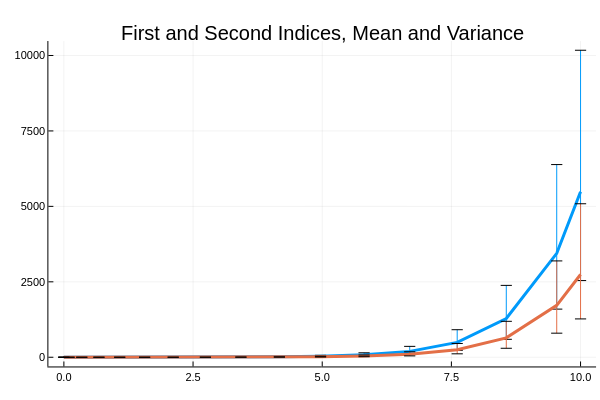

The notebook cell saved with this chart:
### Code cell
plot(summ, idxs = [1, 2], error_style = :bars, title = "First and Second Indices, Mean and Variance")

### Figure 1 — Plotly figure (JSON) as saved in the notebook; plotly's stock layout.template omitted (floating-point values rounded to 4 significant figures)
{"data": [{"colorbar": {"title": ""}, "hoverinfo": "text", "legendgroup": "y1", "line": {"color": "rgba(0, 154, 250, 1.000)", "dash": "solid", "shape": "linear", "width": 3}, "mode": "lines", "name": "y1", "showlegend": true, "text": [null, null, null, null, null, null, null, null, null, null, null, null, null, null, null, null, null], "type": "scatter", "x": [0, 0.09976, 0.3461, 0.6784, 1.081, 1.563, 2.116, 2.739, 3.426, 4.171, 4.967, 5.81, 6.694, 7.612, 8.562, 9.539, 10], "xaxis": "x1", "y": [0.2255, 0.2494, 0.3198, 0.4474, 0.6715, 1.093, 1.911, 3.587, 7.176, 15.23, 34.04, 79.73, 194.6, 492.2, 1284.0, 3444.0, 5487.0], "yaxis": "y1", "zmax": 0.1, "zmin": -0.1}, {"colorbar": {"title": ""}, "hoverinfo": "text", "legendgroup": "", "line": {"color": "rgba(0, 154, 250, 1.000)", "dash": "solid", "shape": "linear", "width": 1}, "marker": {"color": "rgba(0, 154, 250, 1.000)", "line": {"color": "rgba(0, 0, 0, 1.000)", "width": 1}, "size": 8, "symbol": "line-ew"}, "mode": "lines+markers", "name": "", "showlegend": false, "text": [null, null], "type": "scatter", "x": [0, 0], "xaxis": "x1", "y": [0.1044, 0.418], "yaxis": "y1", "zmax": 0.1, "zmin": -0.1}, {"colorbar": {"title": ""}, "hoverinfo": "text", "legendgroup": "", "line": {"color": "rgba(0, 154, 250, 1.000)", "dash": "solid", "shape": "linear", "width": 1}, "marker": {"color": "rgba(0, 154, 250, 1.000)", "line": {"color": "rgba(0, 0, 0, 1.000)", "width": 1}, "size": 8, "symbol": "line-ew"}, "mode": "lines+markers", "name": "", "showlegend": false, "text": [null, null], "type": "scatter", "x": [0.09976, 0.09976], "xaxis": "x1", "y": [0.1155, 0.4623], "yaxis": "y1", "zmax": 0.1, "zmin": -0.1}, {"colorbar": {"title": ""}, "hoverinfo": "text", "legendgroup": "", "line": {"color": "rgba(0, 154, 250, 1.000)", "dash": "solid", "shape": "linear", "width": 1}, "marker": {"color": "rgba(0, 154, 250, 1.000)", "line": {"color": "rgba(0, 0, 0, 1.000)", "width": 1}, "size": 8, "symbol": "line-ew"}, "mode": "lines+markers", "name": "", "showlegend": false, "text": [null, null], "type": "scatter", "x": [0.3461, 0.3461], "xaxis": "x1", "y": [0.1481, 0.593], "yaxis": "y1", "zmax": 0.1, "zmin": -0.1}, {"colorbar": {"title": ""}, "hoverinfo": "text", "legendgroup": "", "line": {"color": "rgba(0, 154, 250, 1.000)", "dash": "solid", "shape": "linear", "width": 1}, "marker": {"color": "rgba(0, 154, 250, 1.000)", "line": {"color": "rgba(0, 0, 0, 1.000)", "width": 1}, "size": 8, "symbol": "line-ew"}, "mode": "lines+markers", "name": "", "showlegend": false, "text": [null, null], "type": "scatter", "x": [0.6784, 0.6784], "xaxis": "x1", "y": [0.2072, 0.8294], "yaxis": "y1", "zmax": 0.1, "zmin": -0.1}, {"colorbar": {"title": ""}, "hoverinfo": "text", "legendgroup": "", "line": {"color": "rgba(0, 154, 250, 1.000)", "dash": "solid", "shape": "linear", "width": 1}, "marker": {"color": "rgba(0, 154, 250, 1.000)", "line": {"color": "rgba(0, 0, 0, 1.000)", "width": 1}, "size": 8, "symbol": "line-ew"}, "mode": "lines+markers", "name": "", "showlegend": false, "text": [null, null], "type": "scatter", "x": [1.081, 1.081], "xaxis": "x1", "y": [0.311, 1.245], "yaxis": "y1", "zmax": 0.1, "zmin": -0.1}, {"colorbar": {"title": ""}, "hoverinfo": "text", "legendgroup": "", "line": {"color": "rgba(0, 154, 250, 1.000)", "dash": "solid", "shape": "linear", "width": 1}, "marker": {"color": "rgba(0, 154, 250, 1.000)", "line": {"color": "rgba(0, 0, 0, 1.000)", "width": 1}, "size": 8, "symbol": "line-ew"}, "mode": "lines+markers", "name": "", "showlegend": false, "text": [null, null], "type": "scatter", "x": [1.563, 1.563], "xaxis": "x1", "y": [0.506, 2.026], "yaxis": "y1", "zmax": 0.1, "zmin": -0.1}, {"colorbar": {"title": ""}, "hoverinfo": "text", "legendgroup": "", "line": {"color": "rgba(0, 154, 250, 1.000)", "dash": "solid", "shape": "linear", "width": 1}, "marker": {"color": "rgba(0, 154, 250, 1.000)", "line": {"color": "rgba(0, 0, 0, 1.000)", "width": 1}, "size": 8, "symbol": "line-ew"}, "mode": "lines+markers", "name": "", "showlegend": false, "text": [null, null], "type": "scatter", "x": [2.116, 2.116], "xaxis": "x1", "y": [0.885, 3.543], "yaxis": "y1", "zmax": 0.1, "zmin": -0.1}, {"colorbar": {"title": ""}, "hoverinfo": "text", "legendgroup": "", "line": {"color": "rgba(0, 154, 250, 1.000)", "dash": "solid", "shape": "linear", "width": 1}, "marker": {"color": "rgba(0, 154, 250, 1.000)", "line": {"color": "rgba(0, 0, 0, 1.000)", "width": 1}, "size": 8, "symbol": "line-ew"}, "mode": "lines+markers", "name": "", "showlegend": false, "text": [null, null], "type": "scatter", "x": [2.739, 2.739], "xaxis": "x1", "y": [1.661, 6.65], "yaxis": "y1", "zmax": 0.1, "zmin": -0.1}, {"colorbar": {"title": ""}, "hoverinfo": "text", "legendgroup": "", "line": {"color": "rgba(0, 154, 250, 1.000)", "dash": "solid", "shape": "linear", "width": 1}, "marker": {"color": "rgba(0, 154, 250, 1.000)", "line": {"color": "rgba(0, 0, 0, 1.000)", "width": 1}, "size": 8, "symbol": "line-ew"}, "mode": "lines+markers", "name": "", "showlegend": false, "text": [null, null], "type": "scatter", "x": [3.426, 3.426], "xaxis": "x1", "y": [3.323, 13.31], "yaxis": "y1", "zmax": 0.1, "zmin": -0.1}, {"colorbar": {"title": ""}, "hoverinfo": "text", "legendgroup": "", "line": {"color": "rgba(0, 154, 250, 1.000)", "dash": "solid", "shape": "linear", "width": 1}, "marker": {"color": "rgba(0, 154, 250, 1.000)", "line": {"color": "rgba(0, 0, 0, 1.000)", "width": 1}, "size": 8, "symbol": "line-ew"}, "mode": "lines+markers", "name": "", "showlegend": false, "text": [null, null], "type": "scatter", "x": [4.171, 4.171], "xaxis": "x1", "y": [7.051, 28.23], "yaxis": "y1", "zmax": 0.1, "zmin": -0.1}, {"colorbar": {"title": ""}, "hoverinfo": "text", "legendgroup": "", "line": {"color": "rgba(0, 154, 250, 1.000)", "dash": "solid", "shape": "linear", "width": 1}, "marker": {"color": "rgba(0, 154, 250, 1.000)", "line": {"color": "rgba(0, 0, 0, 1.000)", "width": 1}, "size": 8, "symbol": "line-ew"}, "mode": "lines+markers", "name": "", "showlegend": false, "text": [null, null], "type": "scatter", "x": [4.967, 4.967], "xaxis": "x1", "y": [15.76, 63.11], "yaxis": "y1", "zmax": 0.1, "zmin": -0.1}, {"colorbar": {"title": ""}, "hoverinfo": "text", "legendgroup": "", "line": {"color": "rgba(0, 154, 250, 1.000)", "dash": "solid", "shape": "linear", "width": 1}, "marker": {"color": "rgba(0, 154, 250, 1.000)", "line": {"color": "rgba(0, 0, 0, 1.000)", "width": 1}, "size": 8, "symbol": "line-ew"}, "mode": "lines+markers", "name": "", "showlegend": false, "text": [null, null], "type": "scatter", "x": [5.81, 5.81], "xaxis": "x1", "y": [36.92, 147.8], "yaxis": "y1", "zmax": 0.1, "zmin": -0.1}, {"colorbar": {"title": ""}, "hoverinfo": "text", "legendgroup": "", "line": {"color": "rgba(0, 154, 250, 1.000)", "dash": "solid", "shape": "linear", "width": 1}, "marker": {"color": "rgba(0, 154, 250, 1.000)", "line": {"color": "rgba(0, 0, 0, 1.000)", "width": 1}, "size": 8, "symbol": "line-ew"}, "mode": "lines+markers", "name": "", "showlegend": false, "text": [null, null], "type": "scatter", "x": [6.694, 6.694], "xaxis": "x1", "y": [90.11, 360.8], "yaxis": "y1", "zmax": 0.1, "zmin": -0.1}, {"colorbar": {"title": ""}, "hoverinfo": "text", "legendgroup": "", "line": {"color": "rgba(0, 154, 250, 1.000)", "dash": "solid", "shape": "linear", "width": 1}, "marker": {"color": "rgba(0, 154, 250, 1.000)", "line": {"color": "rgba(0, 0, 0, 1.000)", "width": 1}, "size": 8, "symbol": "line-ew"}, "mode": "lines+markers", "name": "", "showlegend": false, "text": [null, null], "type": "scatter", "x": [7.612, 7.612], "xaxis": "x1", "y": [227.9, 912.6], "yaxis": "y1", "zmax": 0.1, "zmin": -0.1}, {"colorbar": {"title": ""}, "hoverinfo": "text", "legendgroup": "", "line": {"color": "rgba(0, 154, 250, 1.000)", "dash": "solid", "shape": "linear", "width": 1}, "marker": {"color": "rgba(0, 154, 250, 1.000)", "line": {"color": "rgba(0, 0, 0, 1.000)", "width": 1}, "size": 8, "symbol": "line-ew"}, "mode": "lines+markers", "name": "", "showlegend": false, "text": [null, null], "type": "scatter", "x": [8.562, 8.562], "xaxis": "x1", "y": [594.8, 2381.0], "yaxis": "y1", "zmax": 0.1, "zmin": -0.1}, {"colorbar": {"title": ""}, "hoverinfo": "text", "legendgroup": "", "line": {"color": "rgba(0, 154, 250, 1.000)", "dash": "solid", "shape": "linear", "width": 1}, "marker": {"color": "rgba(0, 154, 250, 1.000)", "line": {"color": "rgba(0, 0, 0, 1.000)", "width": 1}, "size": 8, "symbol": "line-ew"}, "mode": "lines+markers", "name": "", "showlegend": false, "text": [null, null], "type": "scatter", "x": [9.539, 9.539], "xaxis": "x1", "y": [1595.0, 6385.0], "yaxis": "y1", "zmax": 0.1, "zmin": -0.1}, {"colorbar": {"title": ""}, "hoverinfo": "text", "legendgroup": "", "line": {"color": "rgba(0, 154, 250, 1.000)", "dash": "solid", "shape": "linear", "width": 1}, "marker": {"color": "rgba(0, 154, 250, 1.000)", "line": {"color": "rgba(0, 0, 0, 1.000)", "width": 1}, "size": 8, "symbol": "line-ew"}, "mode": "lines+markers", "name": "", "showlegend": false, "text": [null, null], "type": "scatter", "x": [10, 10], "xaxis": "x1", "y": [2541.0, 10170.0], "yaxis": "y1", "zmax": 0.1, "zmin": -0.1}, {"colorbar": {"title": ""}, "hoverinfo": "text", "legendgroup": "y2", "line": {"color": "rgba(227, 111, 71, 1.000)", "dash": "solid", "shape": "linear", "width": 3}, "mode": "lines", "name": "y2", "showlegend": true, "text": [null, null, null, null, null, null, null, null, null, null, null, null, null, null, null, null, null], "type": "scatter", "x": [0, 0.09976, 0.3461, 0.6784, 1.081, 1.563, 2.116, 2.739, 3.426, 4.171, 4.967, 5.81, 6.694, 7.612, 8.562, 9.539, 10], "xaxis": "x1", "y": [0.1127, 0.1247, 0.1599, 0.2237, 0.3358, 0.5463, 0.9555, 1.793, 3.588, 7.613, 17.02, 39.87, 97.29, 246.1, 642.2, 1722.0, 2744.0], "yaxis": "y1", "zmax": 0.1, "zmin": -0.1}, {"colorbar": {"title": ""}, "hoverinfo": "text", "legendgroup": "", "line": {"color": "rgba(227, 111, 71, 1.000)", "dash": "solid", "shape": "linear", "width": 1}, "marker": {"color": "rgba(227, 111, 71, 1.000)", "line": {"color": "rgba(0, 0, 0, 1.000)", "width": 1}, "size": 8, "symbol": "line-ew"}, "mode": "lines+markers", "name": "", "showlegend": false, "text": [null, null], "type": "scatter", "x": [0, 0], "xaxis": "x1", "y": [0.05221, 0.209], "yaxis": "y1", "zmax": 0.1, "zmin": -0.1}, {"colorbar": {"title": ""}, "hoverinfo": "text", "legendgroup": "", "line": {"color": "rgba(227, 111, 71, 1.000)", "dash": "solid", "shape": "linear", "width": 1}, "marker": {"color": "rgba(227, 111, 71, 1.000)", "line": {"color": "rgba(0, 0, 0, 1.000)", "width": 1}, "size": 8, "symbol": "line-ew"}, "mode": "lines+markers", "name": "", "showlegend": false, "text": [null, null], "type": "scatter", "x": [0.09976, 0.09976], "xaxis": "x1", "y": [0.05774, 0.2312], "yaxis": "y1", "zmax": 0.1, "zmin": -0.1}, {"colorbar": {"title": ""}, "hoverinfo": "text", "legendgroup": "", "line": {"color": "rgba(227, 111, 71, 1.000)", "dash": "solid", "shape": "linear", "width": 1}, "marker": {"color": "rgba(227, 111, 71, 1.000)", "line": {"color": "rgba(0, 0, 0, 1.000)", "width": 1}, "size": 8, "symbol": "line-ew"}, "mode": "lines+markers", "name": "", "showlegend": false, "text": [null, null], "type": "scatter", "x": [0.3461, 0.3461], "xaxis": "x1", "y": [0.07405, 0.2965], "yaxis": "y1", "zmax": 0.1, "zmin": -0.1}, {"colorbar": {"title": ""}, "hoverinfo": "text", "legendgroup": "", "line": {"color": "rgba(227, 111, 71, 1.000)", "dash": "solid", "shape": "linear", "width": 1}, "marker": {"color": "rgba(227, 111, 71, 1.000)", "line": {"color": "rgba(0, 0, 0, 1.000)", "width": 1}, "size": 8, "symbol": "line-ew"}, "mode": "lines+markers", "name": "", "showlegend": false, "text": [null, null], "type": "scatter", "x": [0.6784, 0.6784], "xaxis": "x1", "y": [0.1036, 0.4147], "yaxis": "y1", "zmax": 0.1, "zmin": -0.1}, {"colorbar": {"title": ""}, "hoverinfo": "text", "legendgroup": "", "line": {"color": "rgba(227, 111, 71, 1.000)", "dash": "solid", "shape": "linear", "width": 1}, "marker": {"color": "rgba(227, 111, 71, 1.000)", "line": {"color": "rgba(0, 0, 0, 1.000)", "width": 1}, "size": 8, "symbol": "line-ew"}, "mode": "lines+markers", "name": "", "showlegend": false, "text": [null, null], "type": "scatter", "x": [1.081, 1.081], "xaxis": "x1", "y": [0.1555, 0.6225], "yaxis": "y1", "zmax": 0.1, "zmin": -0.1}, {"colorbar": {"title": ""}, "hoverinfo": "text", "legendgroup": "", "line": {"color": "rgba(227, 111, 71, 1.000)", "dash": "solid", "shape": "linear", "width": 1}, "marker": {"color": "rgba(227, 111, 71, 1.000)", "line": {"color": "rgba(0, 0, 0, 1.000)", "width": 1}, "size": 8, "symbol": "line-ew"}, "mode": "lines+markers", "name": "", "showlegend": false, "text": [null, null], "type": "scatter", "x": [1.563, 1.563], "xaxis": "x1", "y": [0.253, 1.013], "yaxis": "y1", "zmax": 0.1, "zmin": -0.1}, {"colorbar": {"title": ""}, "hoverinfo": "text", "legendgroup": "", "line": {"color": "rgba(227, 111, 71, 1.000)", "dash": "solid", "shape": "linear", "width": 1}, "marker": {"color": "rgba(227, 111, 71, 1.000)", "line": {"color": "rgba(0, 0, 0, 1.000)", "width": 1}, "size": 8, "symbol": "line-ew"}, "mode": "lines+markers", "name": "", "showlegend": false, "text": [null, null], "type": "scatter", "x": [2.116, 2.116], "xaxis": "x1", "y": [0.4425, 1.772], "yaxis": "y1", "zmax": 0.1, "zmin": -0.1}, {"colorbar": {"title": ""}, "hoverinfo": "text", "legendgroup": "", "line": {"color": "rgba(227, 111, 71, 1.000)", "dash": "solid", "shape": "linear", "width": 1}, "marker": {"color": "rgba(227, 111, 71, 1.000)", "line": {"color": "rgba(0, 0, 0, 1.000)", "width": 1}, "size": 8, "symbol": "line-ew"}, "mode": "lines+markers", "name": "", "showlegend": false, "text": [null, null], "type": "scatter", "x": [2.739, 2.739], "xaxis": "x1", "y": [0.8305, 3.325], "yaxis": "y1", "zmax": 0.1, "zmin": -0.1}, {"colorbar": {"title": ""}, "hoverinfo": "text", "legendgroup": "", "line": {"color": "rgba(227, 111, 71, 1.000)", "dash": "solid", "shape": "linear", "width": 1}, "marker": {"color": "rgba(227, 111, 71, 1.000)", "line": {"color": "rgba(0, 0, 0, 1.000)", "width": 1}, "size": 8, "symbol": "line-ew"}, "mode": "lines+markers", "name": "", "showlegend": false, "text": [null, null], "type": "scatter", "x": [3.426, 3.426], "xaxis": "x1", "y": [1.662, 6.653], "yaxis": "y1", "zmax": 0.1, "zmin": -0.1}, {"colorbar": {"title": ""}, "hoverinfo": "text", "legendgroup": "", "line": {"color": "rgba(227, 111, 71, 1.000)", "dash": "solid", "shape": "linear", "width": 1}, "marker": {"color": "rgba(227, 111, 71, 1.000)", "line": {"color": "rgba(0, 0, 0, 1.000)", "width": 1}, "size": 8, "symbol": "line-ew"}, "mode": "lines+markers", "name": "", "showlegend": false, "text": [null, null], "type": "scatter", "x": [4.171, 4.171], "xaxis": "x1", "y": [3.525, 14.11], "yaxis": "y1", "zmax": 0.1, "zmin": -0.1}, {"colorbar": {"title": ""}, "hoverinfo": "text", "legendgroup": "", "line": {"color": "rgba(227, 111, 71, 1.000)", "dash": "solid", "shape": "linear", "width": 1}, "marker": {"color": "rgba(227, 111, 71, 1.000)", "line": {"color": "rgba(0, 0, 0, 1.000)", "width": 1}, "size": 8, "symbol": "line-ew"}, "mode": "lines+markers", "name": "", "showlegend": false, "text": [null, null], "type": "scatter", "x": [4.967, 4.967], "xaxis": "x1", "y": [7.882, 31.56], "yaxis": "y1", "zmax": 0.1, "zmin": -0.1}, {"colorbar": {"title": ""}, "hoverinfo": "text", "legendgroup": "", "line": {"color": "rgba(227, 111, 71, 1.000)", "dash": "solid", "shape": "linear", "width": 1}, "marker": {"color": "rgba(227, 111, 71, 1.000)", "line": {"color": "rgba(0, 0, 0, 1.000)", "width": 1}, "size": 8, "symbol": "line-ew"}, "mode": "lines+markers", "name": "", "showlegend": false, "text": [null, null], "type": "scatter", "x": [5.81, 5.81], "xaxis": "x1", "y": [18.46, 73.91], "yaxis": "y1", "zmax": 0.1, "zmin": -0.1}, {"colorbar": {"title": ""}, "hoverinfo": "text", "legendgroup": "", "line": {"color": "rgba(227, 111, 71, 1.000)", "dash": "solid", "shape": "linear", "width": 1}, "marker": {"color": "rgba(227, 111, 71, 1.000)", "line": {"color": "rgba(0, 0, 0, 1.000)", "width": 1}, "size": 8, "symbol": "line-ew"}, "mode": "lines+markers", "name": "", "showlegend": false, "text": [null, null], "type": "scatter", "x": [6.694, 6.694], "xaxis": "x1", "y": [45.05, 180.4], "yaxis": "y1", "zmax": 0.1, "zmin": -0.1}, {"colorbar": {"title": ""}, "hoverinfo": "text", "legendgroup": "", "line": {"color": "rgba(227, 111, 71, 1.000)", "dash": "solid", "shape": "linear", "width": 1}, "marker": {"color": "rgba(227, 111, 71, 1.000)", "line": {"color": "rgba(0, 0, 0, 1.000)", "width": 1}, "size": 8, "symbol": "line-ew"}, "mode": "lines+markers", "name": "", "showlegend": false, "text": [null, null], "type": "scatter", "x": [7.612, 7.612], "xaxis": "x1", "y": [114.0, 456.3], "yaxis": "y1", "zmax": 0.1, "zmin": -0.1}, {"colorbar": {"title": ""}, "hoverinfo": "text", "legendgroup": "", "line": {"color": "rgba(227, 111, 71, 1.000)", "dash": "solid", "shape": "linear", "width": 1}, "marker": {"color": "rgba(227, 111, 71, 1.000)", "line": {"color": "rgba(0, 0, 0, 1.000)", "width": 1}, "size": 8, "symbol": "line-ew"}, "mode": "lines+markers", "name": "", "showlegend": false, "text": [null, null], "type": "scatter", "x": [8.562, 8.562], "xaxis": "x1", "y": [297.4, 1191.0], "yaxis": "y1", "zmax": 0.1, "zmin": -0.1}, {"colorbar": {"title": ""}, "hoverinfo": "text", "legendgroup": "", "line": {"color": "rgba(227, 111, 71, 1.000)", "dash": "solid", "shape": "linear", "width": 1}, "marker": {"color": "rgba(227, 111, 71, 1.000)", "line": {"color": "rgba(0, 0, 0, 1.000)", "width": 1}, "size": 8, "symbol": "line-ew"}, "mode": "lines+markers", "name": "", "showlegend": false, "text": [null, null], "type": "scatter", "x": [9.539, 9.539], "xaxis": "x1", "y": [797.4, 3193.0], "yaxis": "y1", "zmax": 0.1, "zmin": -0.1}, {"colorbar": {"title": ""}, "hoverinfo": "text", "legendgroup": "", "line": {"color": "rgba(227, 111, 71, 1.000)", "dash": "solid", "shape": "linear", "width": 1}, "marker": {"color": "rgba(227, 111, 71, 1.000)", "line": {"color": "rgba(0, 0, 0, 1.000)", "width": 1}, "size": 8, "symbol": "line-ew"}, "mode": "lines+markers", "name": "", "showlegend": false, "text": [null, null], "type": "scatter", "x": [10, 10], "xaxis": "x1", "y": [1271.0, 5087.0], "yaxis": "y1", "zmax": 0.1, "zmin": -0.1}], "layout": {"annotations": [{"font": {"color": "rgba(0, 0, 0, 1.000)", "family": "sans-serif", "size": 20}, "rotation": 0, "showarrow": false, "text": "First and Second Indices, Mean and Variance", "x": 0.537, "xanchor": "center", "xref": "paper", "y": 1, "yanchor": "top", "yref": "paper"}], "height": 400, "margin": {"b": 20, "l": 0, "r": 0, "t": 20}, "paper_bgcolor": "rgba(255, 255, 255, 1.000)", "plot_bgcolor": "rgba(255, 255, 255, 1.000)", "showlegend": false, "width": 600, "xaxis": {"anchor": "y1", "domain": [0.08064, 0.9934], "gridcolor": "rgba(0, 0, 0, 0.100)", "gridwidth": 0.5, "linecolor": "rgba(0, 0, 0, 1.000)", "mirror": false, "range": [-0.3, 10.3], "showgrid": true, "showline": true, "showticklabels": true, "tickangle": 0, "tickcolor": "rgb(0, 0, 0)", "tickfont": {"color": "rgba(0, 0, 0, 1.000)", "family": "sans-serif", "size": 11}, "tickmode": "array", "ticks": "inside", "ticktext": ["0.0", "2.5", "5.0", "7.5", "10.0"], "tickvals": [0, 2.5, 5, 7.5, 10], "title": "", "titlefont": {"color": "rgba(0, 0, 0, 1.000)", "family": "sans-serif", "size": 15}, "type": "-", "visible": true, "zeroline": false, "zerolinecolor": "rgba(0, 0, 0, 1.000)"}, "yaxis": {"anchor": "x1", "domain": [0.03762, 0.9415], "gridcolor": "rgba(0, 0, 0, 0.100)", "gridwidth": 0.5, "linecolor": "rgba(0, 0, 0, 1.000)", "mirror": false, "range": [-305.2, 10480.0], "showgrid": true, "showline": true, "showticklabels": true, "tickangle": 0, "tickcolor": "rgb(0, 0, 0)", "tickfont": {"color": "rgba(0, 0, 0, 1.000)", "family": "sans-serif", "size": 11}, "tickmode": "array", "ticks": "inside", "ticktext": ["0", "2500", "5000", "7500", "10000"], "tickvals": [0, 2500, 5000, 7500, 10000], "title": "", "titlefont": {"color": "rgba(0, 0, 0, 1.000)", "family": "sans-serif", "size": 15}, "type": "-", "visible": true, "zeroline": false, "zerolinecolor": "rgba(0, 0, 0, 1.000)"}}}
